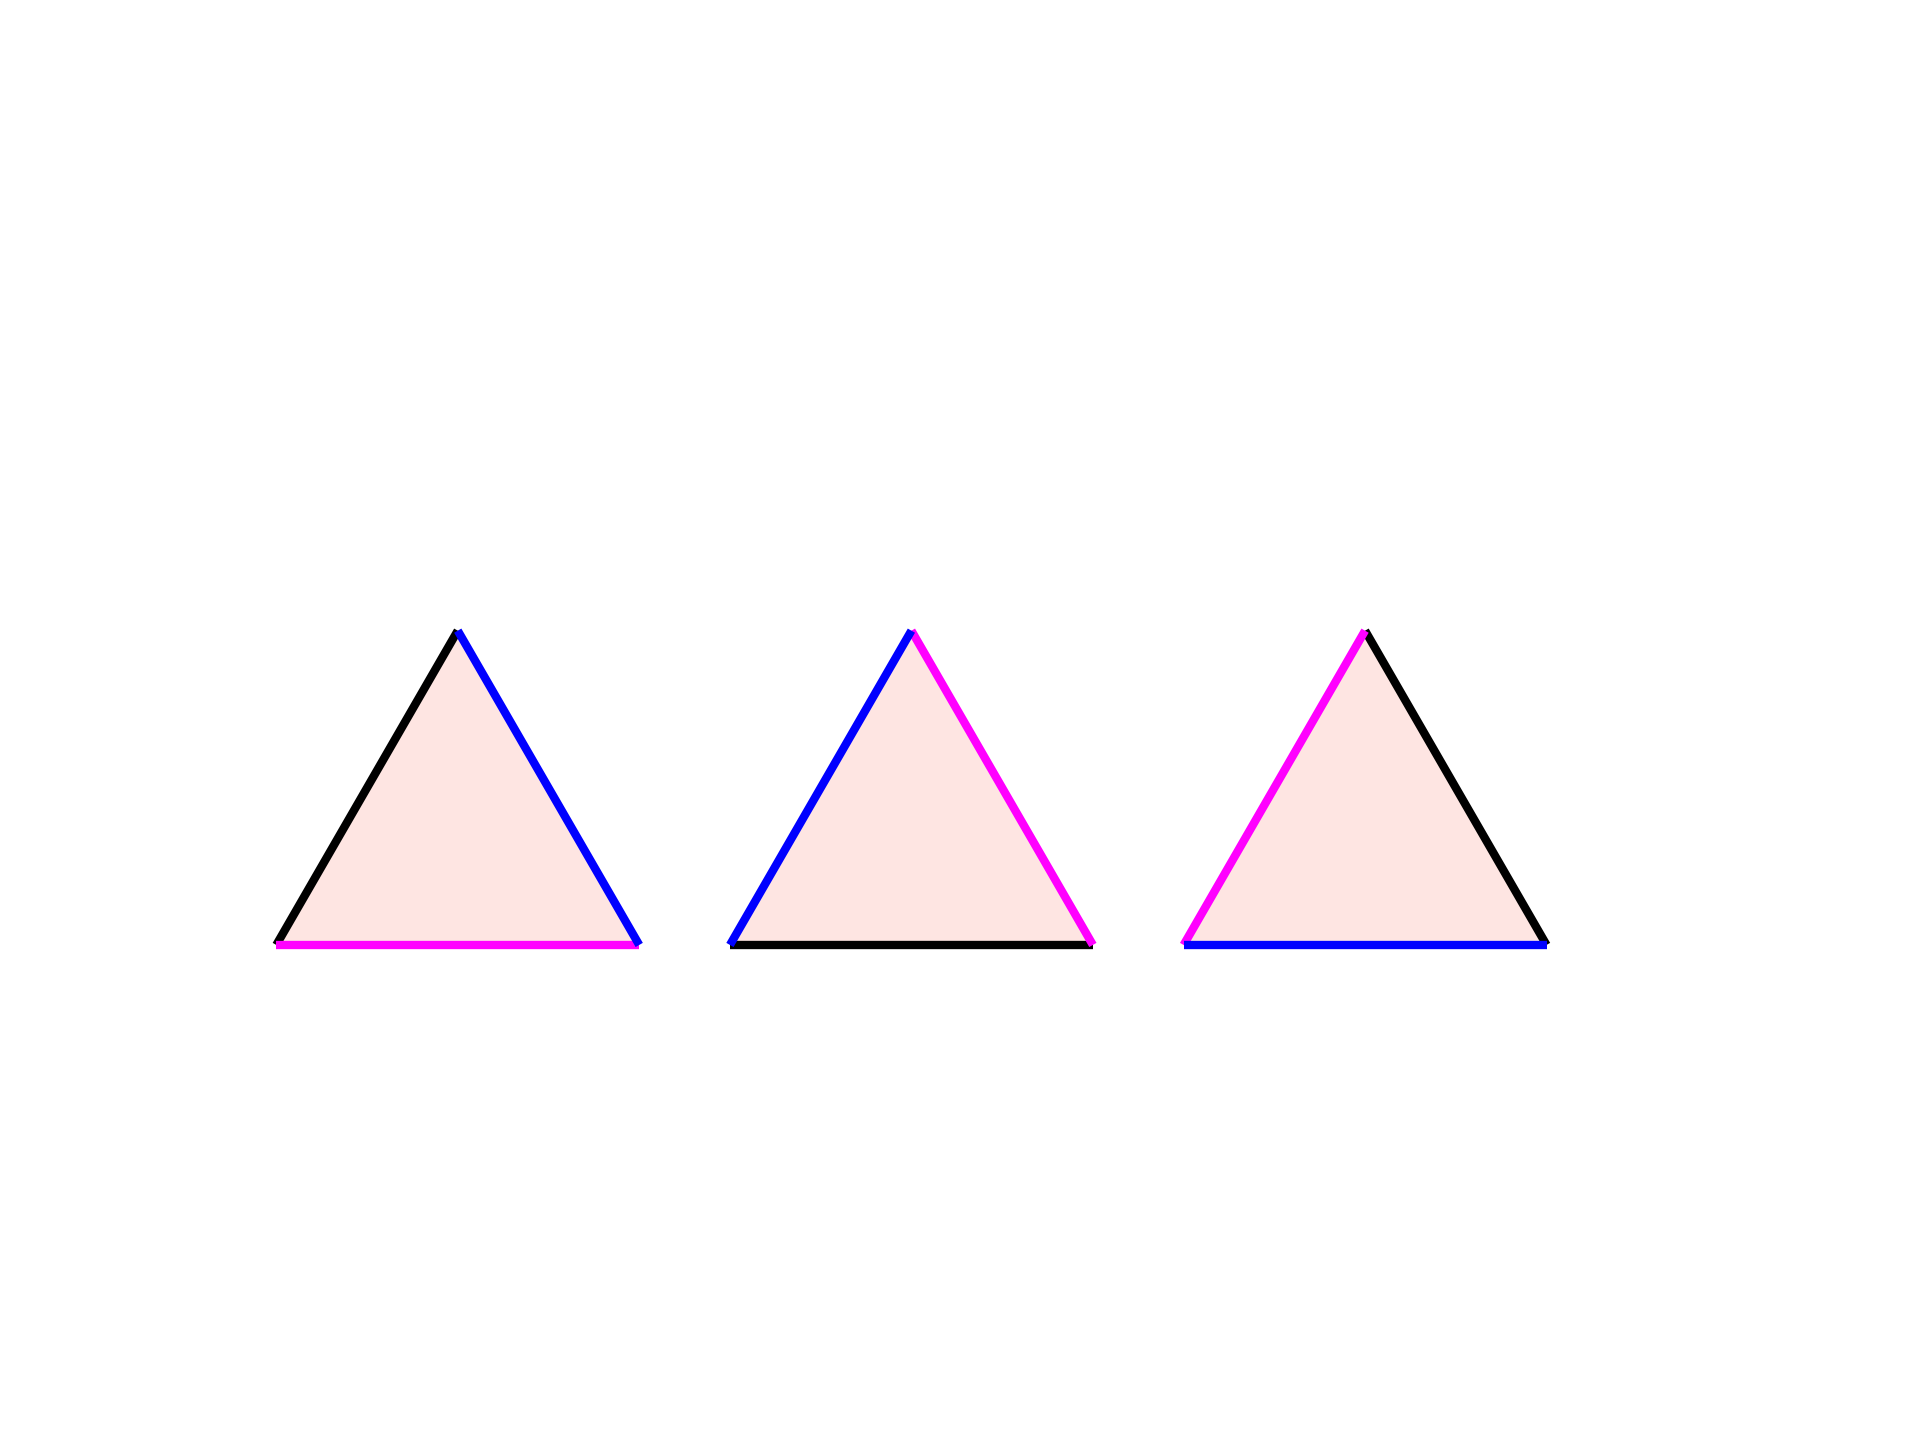

Write the Python code that produced this figure.
import matplotlib.pyplot as plt
import numpy as np
import geometry as geo

fig, ax = geo.init()
ax.set(xlim=(-10,400), ylim=(-30,150))

pL = geo.get_standard_triangle(mode='equilateral')
A,B,C = pL

# we want to draw 3 triangles with distinct sides
# can be done more succinctly, but this works

geo.fill_polygon(ax,[A,B,C],fc='salmon',alpha=0.2)
#geo.outline_polygon(ax,[A,B,C],ec='red',lw=2)
geo.draw_line_segment(ax,[A,C],ec='k',lw=2)
geo.draw_line_segment(ax,[A,B],ec='magenta',lw=2)
geo.draw_line_segment(ax,[B,C],ec='b',lw=2)


# middle one rotated 1/3
D,E,F = geo.translate_points([A,B,C],dx=125,dy=0)
Q,r = geo.get_circumcircle([D,E,F])
D,E,F = geo.rotate_points_around_center_by_angle(
    [D,E,F],Q,theta=120)
    
geo.fill_polygon(ax,[D,E,F],fc='salmon',alpha=0.2)
#geo.outline_polygon(ax,[D,E,F],ec='b')
geo.draw_line_segment(ax,[D,F],ec='k',lw=2)
geo.draw_line_segment(ax,[D,E],ec='magenta',lw=2)
geo.draw_line_segment(ax,[E,F],ec='b',lw=2)


# right one rotated 2/3
G,H,I = geo.translate_points([A,B,C],dx=250,dy=0)
Q,r = geo.get_circumcircle([G,H,I])
G,H,I = geo.rotate_points_around_center_by_angle(
    [G,H,I],Q,theta=240)

geo.fill_polygon(ax,[G,H,I],fc='salmon',alpha=0.2)
geo.draw_line_segment(ax,[G,I],ec='k',lw=2)
geo.draw_line_segment(ax,[G,H],ec='magenta',lw=2)
geo.draw_line_segment(ax,[H,I],ec='b',lw=2)

'''
geo.label_points([('A',A,'S',12),
                  ('B',B,'S',12),
                  ('C',C,'NW',5),
                  ('D',D,'S',12),
                  ('E',E,'NW',5),
                  ('F',F,'S',12),
                  ('G',G,'NW',5),
                  ('H',H,'S',12),
                  ('I',I,'S',12),
                   ])

geo.scatter_points(ax,[A,B,C,D,E,F,G,H,I])
'''
# ----------------------------------------

plt.gca().set_axis_off()
ofn = '/Users/telliott/Desktop/equi_rotated.png'
plt.savefig(ofn, dpi=300)





